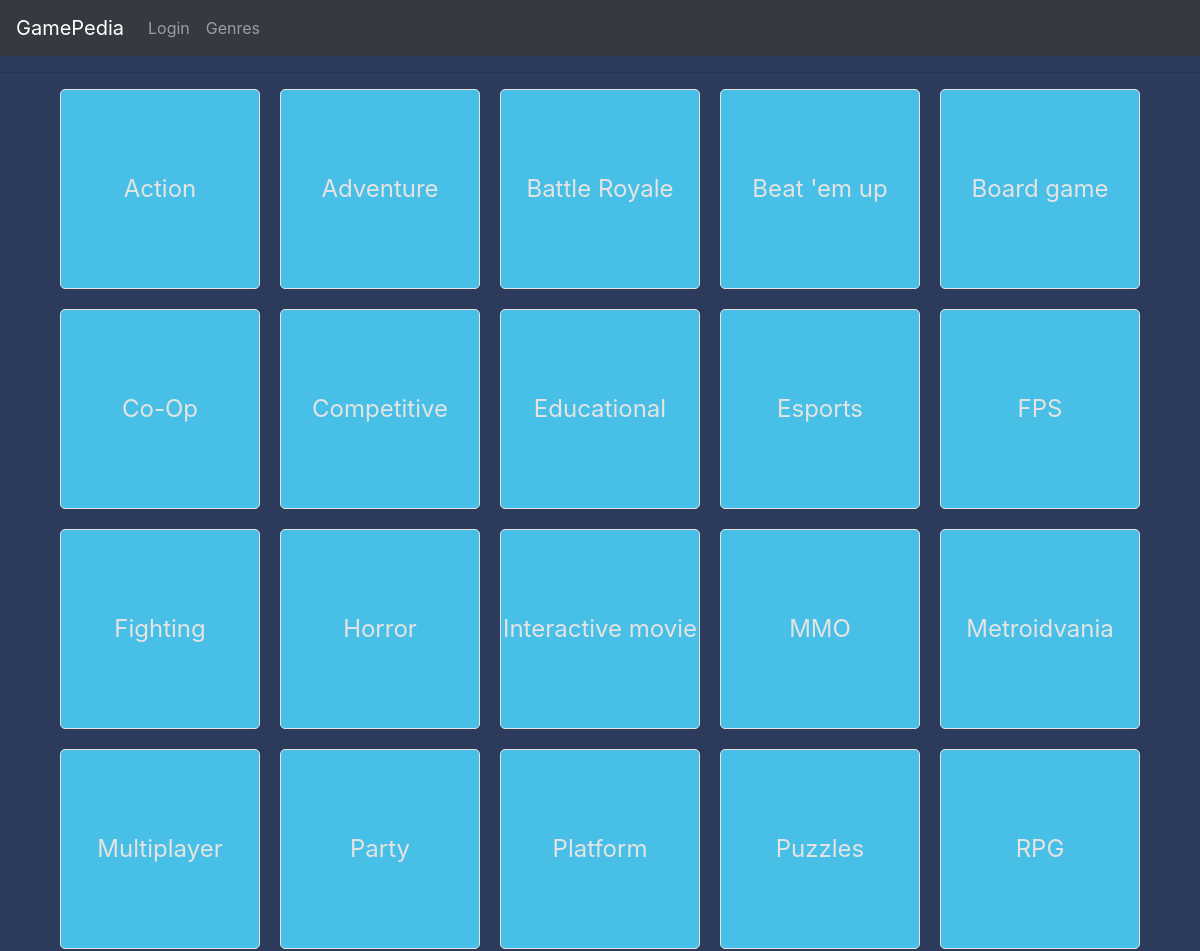
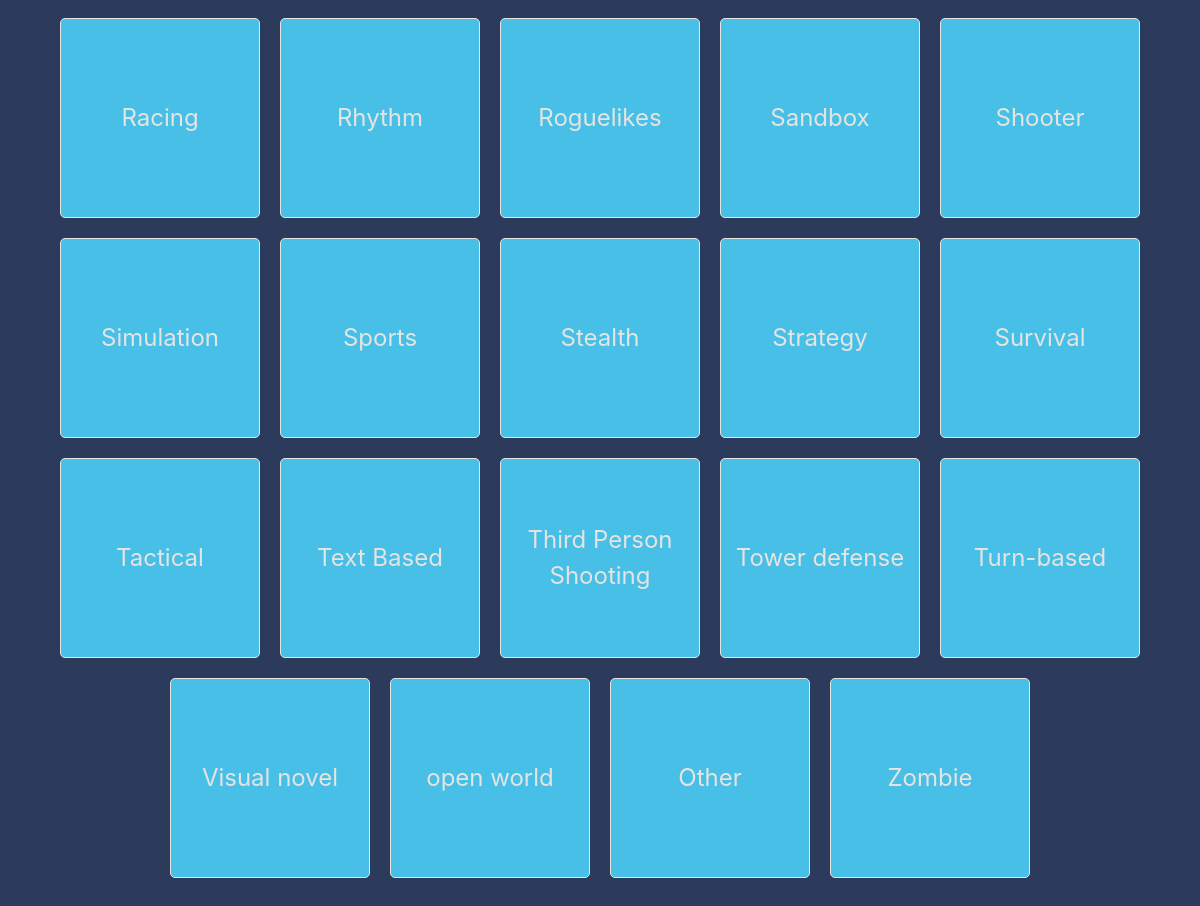
The app's page /genres with its own data (2 pictures, top to bottom).
### GamePediaApp/models.py (models this page shows, shortened)
class Genre(models.Model):
    genre = models.CharField(blank=False, choices=[(genres.index(genre) + 1, genre) for genre in genres], max_length=256, default='Other')

### GamePediaApp/views.py (the view)
# urls.py: path('genres', views.grnres, name='genres'),
def grnres(request):
    return render(request, 'gamepedia/genres.html',{
        'genres': [genre.genre for genre in Genre.objects.all()]
    })

### GamePediaApp/templates/gamepedia/genres.html (shortened to what this page needs)
{% extends 'gamepedia/layout.html' %}
{% load static %}
{% block body %}
<link rel="stylesheet" href="{% static 'gamepedia/genres.css' %}">
<hr>
<div class="genres">
    {% for genre in genres %}
    <a href="genres/{{ genre }}"><div class="genre">{{ genre }}</div></a>
    {% endfor %}
</div>
{% endblock %}

### GamePediaApp/templates/gamepedia/layout.html (shortened to what this page needs)
{% load static %}
<!DOCTYPE html>
<html lang="en">
<head>
    <link rel="stylesheet" href="https://cdn.jsdelivr.net/npm/bootstrap@4.0.0/dist/css/bootstrap.min.css">
    <link rel="stylesheet" href="{% static 'gamepedia/layout.css' %}">
</head>
<body style="background-color: #2c3a5c;">
    <nav class="navbar sticky-top navbar-expand-lg navbar-dark bg-dark" style="z-index: 3000;">
        <a class="navbar-brand" href="/">GamePedia</a>
        <div class="collapse navbar-collapse" id="navbarSupportedContent">
          <ul class="navbar-nav mr-auto">
            {% if user.is_authenticated %}
                <li class="nav-item">
                    <a class="nav-link" href="#" id="logout">{{ request.user.username }}</a>
                </li>
                <li class="nav-item">
                  <a class="nav-link" href="/newgame">Add a game</a>
                </li>
                <li class="nav-item">
                  <a class="nav-link" href="/playlist">Playlist</a>
                </li>
            {% else %}
                <li class="nav-item">
                    <a class="nav-link" href="/login">Login</a>
                </li>
            {% endif %}
            <li class="nav-item">
              <a class="nav-link" href="/genres">Genres</a>
            </li>
          </ul>
        </div>
      </nav>
<div class="body">
  {% block body %}
  {% endblock %}
</div>
</body>
</html>

### GamePediaApp/static/gamepedia/genres.css (style rules this page uses)
.genres { display: flex; flex-wrap: wrap; gap: 20px; justify-content:center; align-items: center; margin-bottom: 30px; }
.genre { display:table-cell; vertical-align: middle; width: 200px; height: 200px; border: 1px #e5e4e2 solid; background-color: rgb(71, 191, 231); color: #e5e4e2; cursor: pointer; transition: all 0.5s; text-align: center; border-radius: 5px; font-size: 24px; padding: auto; }

### records on screen
Genre: genres "Action"
Genre: genres "Adventure"
Genre: genres "Battle Royale"
Genre: genres "Beat 'em up"
Genre: genres "Board game"
Genre: genres "Co-Op"
Genre: genres "Competitive"
Genre: genres "Educational"
Genre: genres "Esports"
Genre: genres "FPS"
Genre: genres "Fighting"
Genre: genres "Horror"
Genre: genres "Interactive movie"
Genre: genres "MMO"
Genre: genres "Metroidvania"
Genre: genres "Multiplayer"
Genre: genres "Party"
Genre: genres "Platform"
Genre: genres "Puzzles"
Genre: genres "RPG"
Genre: genres "Racing"
Genre: genres "Rhythm"
Genre: genres "Roguelikes"
Genre: genres "Sandbox"
Genre: genres "Shooter"
Genre: genres "Simulation"
Genre: genres "Sports"
Genre: genres "Stealth"
Genre: genres "Strategy"
Genre: genres "Survival"
Genre: genres "Tactical"
Genre: genres "Text Based"
Genre: genres "Third Person Shooting"
Genre: genres "Tower defense"
Genre: genres "Turn-based"
Genre: genres "Visual novel"
Genre: genres "open world"
Genre: genres "Other"
Genre: genres "Zombie"
